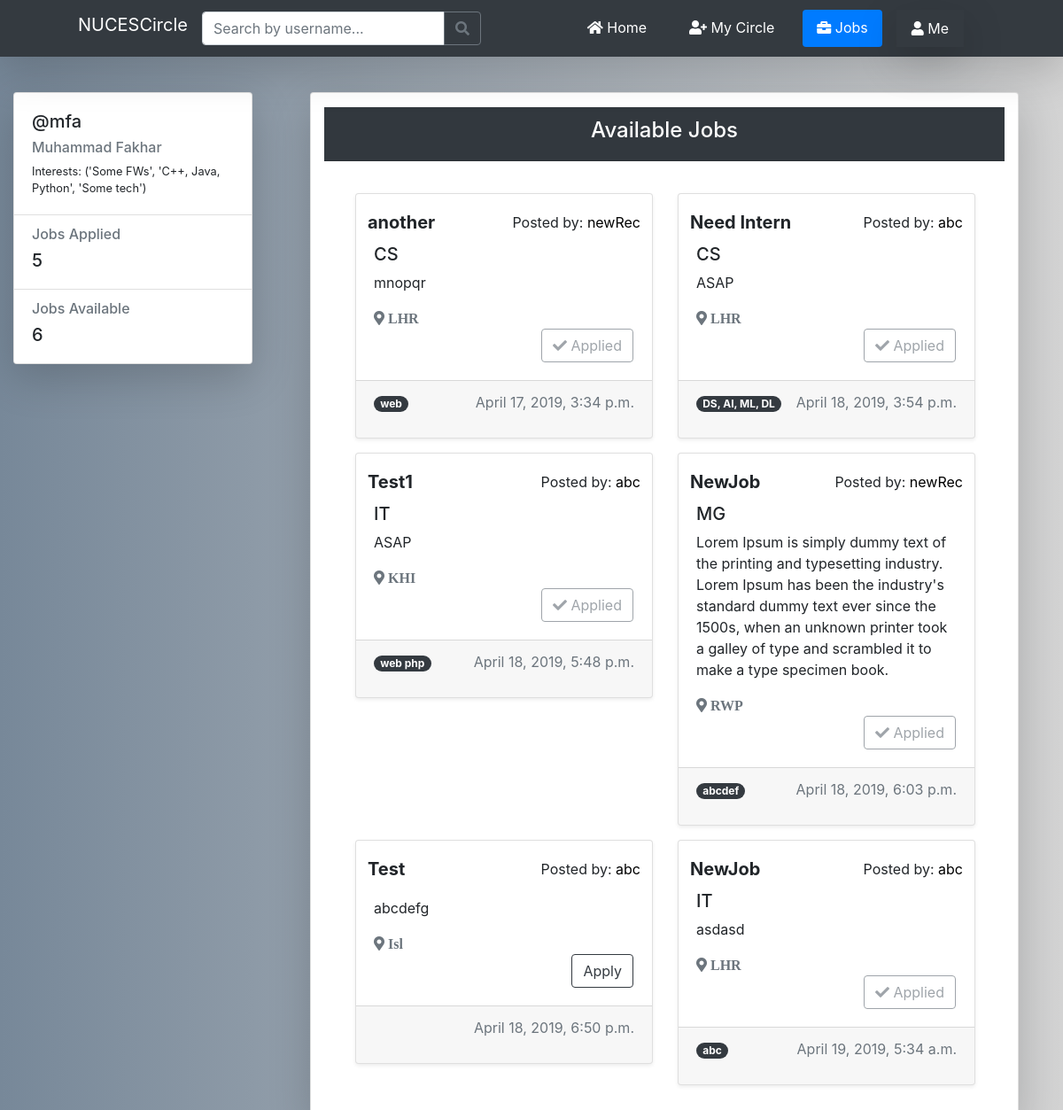
The app's page /job_listings/ (signed in) with its own data.
### users/models.py (models this page shows, shortened)
class Interests(models.Model):
    frameworks = models.CharField(max_length=255, blank=True)
    languages = models.CharField(max_length=255, blank=True)
    technologies = models.CharField(max_length=255, blank=True)
    user = models.OneToOneField(User, on_delete=models.CASCADE)
    def __str__(self):
        return f'{self.frameworks, self.languages, self.technologies}'

### nucescircle/models.py (models this page shows, shortened)
class Job(models.Model):
    posted_by = models.ForeignKey(User, on_delete=models.CASCADE)
    job_title = models.CharField(max_length=32, blank=False)
    job_desc = models.TextField(blank=False)
    job_location = models.CharField(max_length=32, blank=False)
    job_field = models.CharField(max_length=6, blank=True)
    job_tags = models.CharField(max_length=255, blank=True)
    date_posted = models.DateTimeField(default=timezone.now)

### nucescircle/views.py (the view)
# urls.py: path('job_listings/', views.jobs_listing, name='circle-jobs'),
@login_required
def jobs_listing(request):
    rec = Recruiter.objects.filter(user=request.user)
    jobs = Job.objects.all()
    applied_jobs = JobApplications.objects.filter(applicant=request.user).values_list('job_applied_for', flat=True)
    context = {'jobs_posted': jobs, 'applied_jobs': applied_jobs}
    if rec:
        return redirect('circle-recruit')
    return render(request, 'nucescircle/JobsListing.html', context)

### nucescircle/templates/nucescircle/JobsListing.html (shortened to what this page needs)
{% extends "nucescircle/base.html" %}
{% block content %}
<div class="container-fluid gedf-wrapper">
    <div class="row">
        <div class="col-md-3 mt-4">
            <div class="">
                <div class="card position-sticky shadow-lg mb-5 bg-white">
                    <div class="card-body">
                        <div class="h5">@{{user.username}}</div>
                        <div class="h6 text-muted">{{user.first_name}} {{user.last_name}}</div>
                        <div class="h7">Interests: {{ user.interests }}</div>
                    </div>
                    <ul class="list-group list-group-flush">
                        <li class="list-group-item">
                            <div class="h6 text-muted">Jobs Applied</div>
                            <div class="h5">{{ applied_jobs|length }}</div>
                        </li>
                        <li class="list-group-item">
                            <div class="h6 text-muted">Jobs Available</div>
                            <div class="h5">{{ jobs_posted|length }}</div>
                        </li>
                    </ul>
                </div>
            </div>
        </div>
        <div class="card col-lg-8 mx-auto text-center my-4 shadow-lg rounded">
            <div class="bg-dark text-white my-3">
                 <div class="card-header">
                    <h4>Available Jobs</h4>
                </div>
            </div>
            <div class="card-body">
                <div class="row mx-auto">
                {% if jobs_posted %}
                    {% for job in jobs_posted %}
                            <div class="col-md-6">
                                <div class="card job-card text-left mb-3 shadow-sm mx-auto">
                                    <div class="card-body">
                                        <div class="row">
                                            <h5 class="card-title mr-auto ml-2"><strong>{{ job.job_title }}</strong></h5>
                                            <div class="ml-auto mr-2">
                                                Posted by: <a href="">{{ job.posted_by }}</a>
                                            </div>
                                        </div>
                                        <h5 class="mr-auto">{{ job.job_field }}</h5>
                                        <p class="mr-auto">{{ job.job_desc }}</p>
                                        <i class="fas fa-map-marker-alt text-muted"> {{ job.job_location }}</i>
                                        <div class="row">
                                           <div class="ml-auto mr-3">
                                               {% if job.id not in applied_jobs %}
                                                <form method="post" action="{% url 'add-job-applicant' job.id %}">
                                                    <button class="btn btn-outline-dark" type="submit">Apply</button>
                                                </form>
                                               {% else %}
                                                    <button class="btn btn-outline-secondary disabled"><i class="fas fa-check"></i> Applied</button>
                                               {% endif %}
                                           </div>
                                        </div>
                                    </div>
                                    <div class="card-footer">
                                        <span class="badge badge-pill badge-dark">{{ job.job_tags }}</span>
                                        <p class="text-muted float-right">{{ job.date_posted }}</p>
                                    </div>
                                </div>
                            </div>
                    {% endfor %}
                {% else %}
                    <div class="py-3 mx-auto px-3">
                        <h4>No Jobs in the Database.</h4>
                    </div>
                {% endif %}
                </div>
            </div>
        </div>
    </div>
</div>
{% endblock %}

### nucescircle/static/nucescircle/newStyling.css (style rules this page uses)
a { color: black; }
#gradBg2 { background-color: slategray; background-image: linear-gradient(90deg, lightslategray, lightgray); }
body { background-color: #eeeeee; }
.h7 { font-size: 0.8rem; }
.gedf-wrapper { margin-top: 0.97rem; }
.job-card { width: 21rem; }

### records on screen
Job: job_title "another", posted_by "newRec", job_field "CS", job_desc "mnopqr", job_location "LHR", shows "Applied", job_tags "web", date_posted "April 17, 2019, 3:34 p.m."
Job: job_title "Need Intern", posted_by "abc", job_field "CS", job_desc "ASAP", job_location "LHR", shows "Applied", job_tags "DS, AI, ML, DL", date_posted "April 18, 2019, 3:54 p.m."
Job: job_title "Test1", posted_by "abc", job_field "IT", job_desc "ASAP", job_location "KHI", shows "Applied", job_tags "web php", date_posted "April 18, 2019, 5:48 p.m."
Job: job_title "NewJob", posted_by "newRec", job_field "MG", job_desc "Lorem Ipsum is simply dummy text of the printing and typesetting industry. Lorem Ipsum has been the industry's standard dummy text ever since the 1500s, when an unknown printer took a galley of type and scrambled it to make a type specimen book.", job_location "RWP", shows "Applied", job_tags "abcdef", date_posted "April 18, 2019, 6:03 p.m."
Job: job_title "Test", posted_by "abc", job_desc "abcdefg", job_location "Isl", shows "Apply", date_posted "April 18, 2019, 6:50 p.m."
Job: job_title "NewJob", posted_by "abc", job_field "IT", job_desc "asdasd", job_location "LHR", shows "Applied", job_tags "abc", date_posted "April 19, 2019, 5:34 a.m."

### other values on screen
{{ user.username }} "mfa"
{{ user.first_name }} "Muhammad"
{{ user.last_name }} "Fakhar"
{{ user.interests }} "('Some FWs', 'C++, Java, Python', 'Some tech')"
{{ applied_jobs|length }} "5"
{{ jobs_posted|length }} "6"
